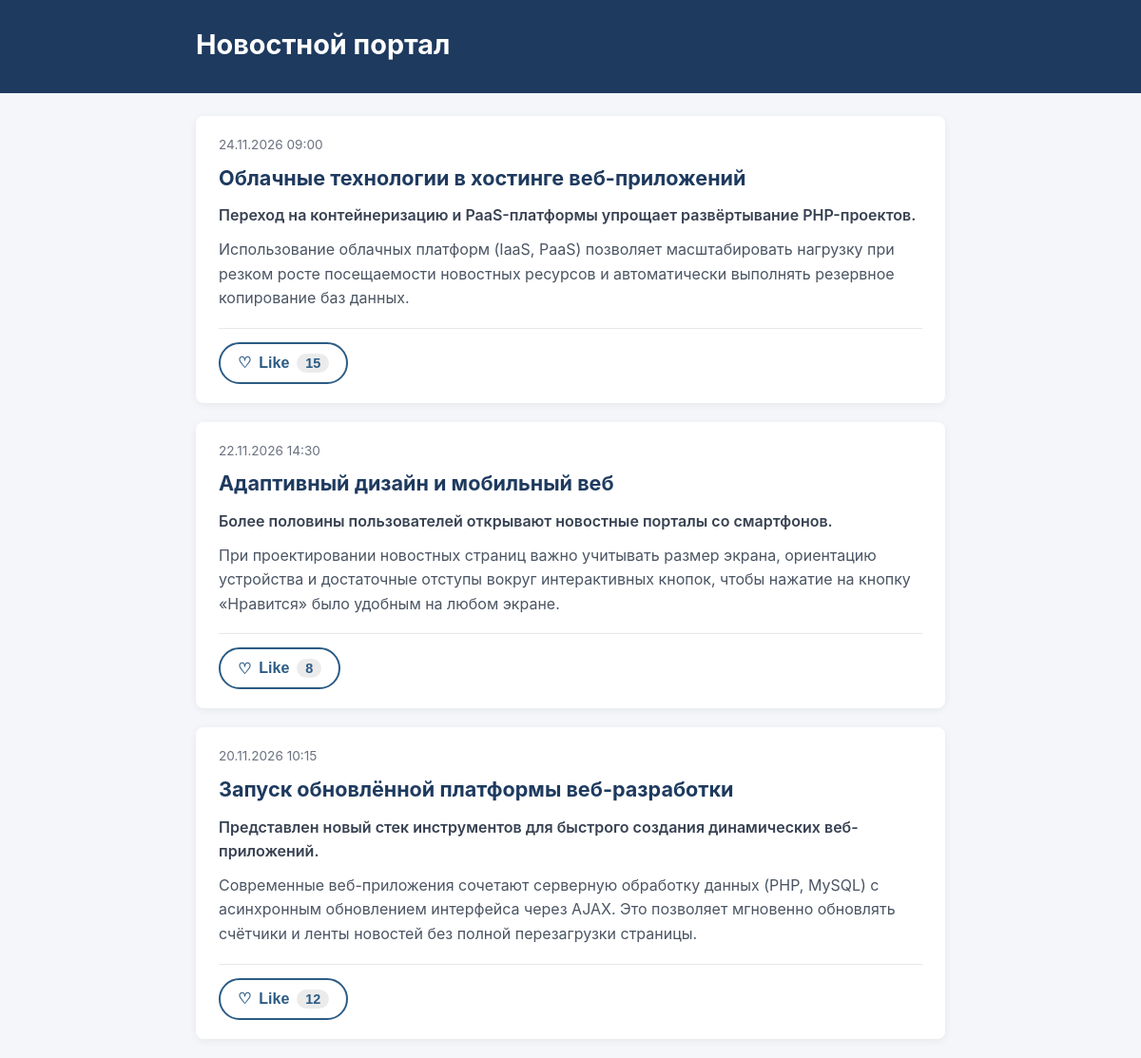
The page / on the database its author committed.
### tables this page shows
CREATE TABLE IF NOT EXISTS news (
    id INT AUTO_INCREMENT PRIMARY KEY,
    title VARCHAR(255) NOT NULL,
    summary VARCHAR(500) NOT NULL,
    content TEXT NOT NULL,
    published_at DATETIME NOT NULL DEFAULT CURRENT_TIMESTAMP,
    likes_count INT NOT NULL DEFAULT 0
);

### config.php (called while the page is built, shortened)
<?php
if (!isset($_COOKIE['news_client_token']) || !preg_match('/^[a-f0-9]{32}$/', $_COOKIE['news_client_token'])) {
    $clientToken = bin2hex(random_bytes(16));
} else {
    $clientToken = $_COOKIE['news_client_token'];
}
?>

### index.php (the view, shortened to what this page needs)
<?php
require_once 'config.php';
$sql = "
    SELECT n.id, n.title, n.summary, n.content, n.published_at, n.likes_count,
           CASE WHEN nl.id IS NOT NULL THEN 1 ELSE 0 END AS is_liked
    FROM news n
    LEFT JOIN news_likes nl
        ON nl.news_id = n.id AND nl.client_token = ?
    ORDER BY n.published_at DESC
";
$stmt = mysqli_prepare($link, $sql);
mysqli_stmt_bind_param($stmt, 's', $clientToken);
mysqli_stmt_execute($stmt);
$result = mysqli_stmt_get_result($stmt);
$newsList = mysqli_fetch_all($result, MYSQLI_ASSOC);
?>
<!DOCTYPE html>
<html lang="ru">
<head>
    <link rel="stylesheet" href="style.css">
</head>
<body>
<header class="site-header">
    <div class="container">
        <h1>Новостной портал</h1>
    </div>
</header>
<main class="container">
    <?php if (empty($newsList)): ?>
        <p class="empty-msg">Новости не добавлены.</p>
    <?php else: ?>
        <?php foreach ($newsList as $item): ?>
            <article class="news-card" data-news-id="<?= (int)$item['id'] ?>">
                <div class="news-meta">
                    <time datetime="<?= htmlspecialchars($item['published_at']) ?>">
                        <?= htmlspecialchars(date('d.m.Y H:i', strtotime($item['published_at']))) ?>
                    </time>
                </div>
                <h2 class="news-title"><?= htmlspecialchars($item['title']) ?></h2>
                <p class="news-summary"><?= htmlspecialchars($item['summary']) ?></p>
                <p class="news-content"><?= nl2br(htmlspecialchars($item['content'])) ?></p>
                <div class="news-actions">
                    <button
                        type="button"
                        class="like-btn <?= $item['is_liked'] ? 'liked' : '' ?>"
                        data-news-id="<?= (int)$item['id'] ?>"
                        aria-pressed="<?= $item['is_liked'] ? 'true' : 'false' ?>"
                    >
                        <span class="like-icon"><?= $item['is_liked'] ? '♥' : '♡' ?></span>
                        <span class="like-label"><?= $item['is_liked'] ? 'Убрать Like' : 'Like' ?></span>
                        <span class="like-count" id="like-count-<?= (int)$item['id'] ?>">
                            <?= (int)$item['likes_count'] ?>
                        </span>
                    </button>
                </div>
            </article>
        <?php endforeach; ?>
    <?php endif; ?>
</main>
</body>
</html>

### style.css (style rules this page uses)
* { box-sizing: border-box; margin: 0; padding: 0; }
body { font-family: -apple-system, BlinkMacSystemFont, "Segoe UI", Roboto, Arial, sans-serif; background-color: #f4f6f9; color: #1f2933; line-height: 1.6; }
.container { max-width: 820px; margin: 0 auto; padding: 0 16px; }
.site-header { background-color: #1e3a5f; color: #ffffff; padding: 24px 0; margin-bottom: 24px; }
.site-header h1 { font-size: 1.8rem; margin-bottom: 4px; }
.news-card { background: #ffffff; border-radius: 8px; padding: 20px 24px; margin-bottom: 20px; box-shadow: 0 2px 8px rgba(0, 0, 0, 0.06); }
.news-meta { font-size: 0.85rem; color: #6b7280; margin-bottom: 6px; }
.news-title { font-size: 1.35rem; color: #1e3a5f; margin-bottom: 10px; }
.news-summary { font-weight: 600; margin-bottom: 10px; color: #374151; }
.news-content { margin-bottom: 18px; color: #4b5563; }
.news-actions { display: flex; align-items: center; border-top: 1px solid #e5e7eb; padding-top: 14px; }
.like-btn { display: inline-flex; align-items: center; gap: 8px; padding: 10px 18px; font-size: 1rem; font-weight: 600; border: 2px solid #2b5b84; border-radius: 999px; background-color: #ffffff; color: #2b5b84; cursor: pointer; transition: all 0.18s ease; min-height: 44px; }
.like-count { background-color: rgba(0, 0, 0, 0.08); padding: 2px 9px; border-radius: 12px; font-size: 0.9rem; }

### rows shown on the page
news: published_at "24.11.2026 09:00", title "Облачные технологии в хостинге веб-приложений", summary "Переход на контейнеризацию и PaaS-платформы упрощает развёртывание PHP-проектов.", content "Использование облачных платформ (IaaS, PaaS) позволяет масштабировать нагрузку при резком росте посещаемости новостных ресурсов и автоматически выполнять резервное копирование баз данных.", likes_count "15"
news: published_at "22.11.2026 14:30", title "Адаптивный дизайн и мобильный веб", summary "Более половины пользователей открывают новостные порталы со смартфонов.", content "При проектировании новостных страниц важно учитывать размер экрана, ориентацию устройства и достаточные отступы вокруг интерактивных кнопок, чтобы нажатие на кнопку «Нравится» было удобным на любом экране.", likes_count "8"
news: published_at "20.11.2026 10:15", title "Запуск обновлённой платформы веб-разработки", summary "Представлен новый стек инструментов для быстрого создания динамических веб-приложений.", content "Современные веб-приложения сочетают серверную обработку данных (PHP, MySQL) с асинхронным обновлением интерфейса через AJAX. Это позволяет мгновенно обновлять счётчики и ленты новостей без полной перезагрузки страницы.", likes_count "12"
